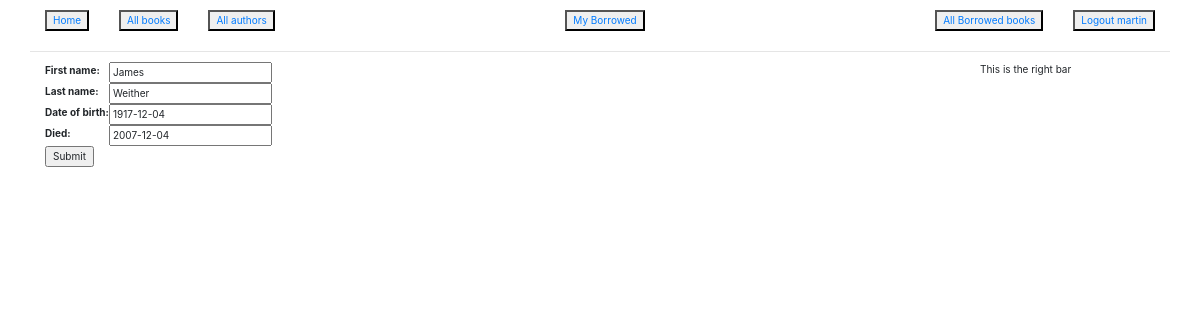
The app's page /catalog/author/11/update/ (signed in) with its own data.
### catalog/models.py (models this page shows, shortened)
class Author(models.Model):
    first_name = models.CharField(max_length=100)
    last_name = models.CharField(max_length=100)
    date_of_birth = models.DateField(null=True, blank=True)
    date_of_death = models.DateField('Died', null=True, blank=True)
    class Meta:
        ordering = ['last_name']

### catalog/views.py (the view)
# urls.py: url(r'^author/(?P<pk>\d+)/update/$', views.AuthorUpdate.as_view(), name='author_update'),
class AuthorUpdate(PermissionRequiredMixin, UpdateView):
    permission_required = 'catalog.can_mark_returned'
    model = Author
    fields = ['first_name','last_name','date_of_birth','date_of_death']

### catalog/templates/catalog/author_form.html (shortened to what this page needs)
{% extends "base_generic.html" %}
{% block content %}
<form method="POST">
    <table>
        {{ form.as_table }}
    </table>
    <input type="submit" value="Submit" />
</form>
{% endblock %}

### catalog/templates/base_generic.html (shortened to what this page needs)
<!DOCTYPE html>
<html lang="en">
<head>
    <link rel="stylesheet" href="https://maxcdn.bootstrapcdn.com/bootstrap/3.3.7/css/bootstrap.min.css">
    {% load static %}
    <link rel="stylesheet" href="{% static 'css/bootstrap.min.css' %}">
</head>
<body>
    <div class="container-fluid">
        <div class="col">
            <div class="">
                {% block sidebar %}
                <ul class="nav">
                    <li><a href="{% url 'index' %}"><button>Home</button></a> </li>
                    <li><a href="{% url 'books' %}"><button>All books</button></a> </li>
                    <li><a href="{% url 'authors' %}"><button>All authors</button></a> </li>
                    {% if user.is_authenticated %}
                        <li><a href="{% url 'my-borrowed' %}"><button>My Borrowed</button></a> </li>
                    {% if perms.catalog.can_mark_returned %}
                        <li><a href="{% url 'borrowed' %}"><button>All Borrowed books</button></a> </li>
                    {% endif %}
                        <li><a href="{% url 'logout' %}?next={{ request.path }}"><button>Logout {{ user }}</button> </a> </li>
                {% else %}
<li class="sidebar-nav"><a href="{% url 'login' %}?next={{ request.path }}"><button>Login</button></a> </li>
                {% endif %}
                </ul>
                    <hr>
                {% endblock %}
            </div>
        <div class="col-sm-10">
            {% block content %}{% endblock %}
        </div>
        </div>
    {% block footer %}
        <p>This is the right bar</p>
    {% endblock %}
    </div>
</body>
</html>

### records on screen
Author: first_name "James", last_name "Weither", date_of_birth "1917-12-04", date_of_death "2007-12-04"

### other values on screen
{{ user }} "martin"
